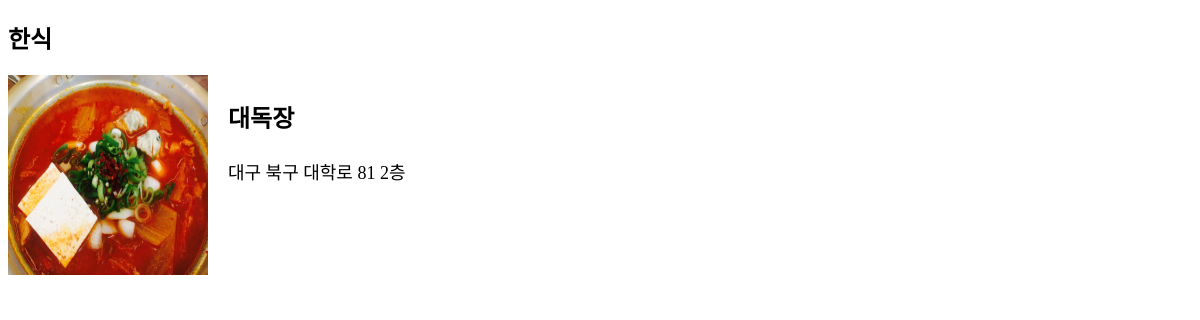
The page /category/한식/ on the database as committed earlier.
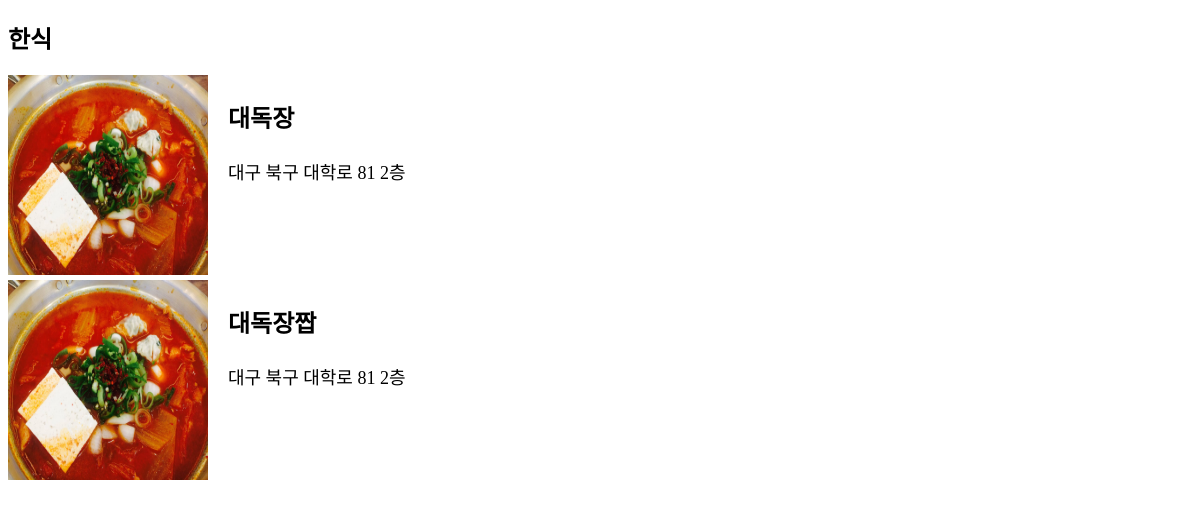
The same page on the database as committed later.
### app1/models.py (models this page shows, shortened)
class Shop(models.Model):
    name=models.CharField(max_length=225)
    adress=models.CharField(max_length=225)
    phone_number=models.CharField(max_length=225)
    open_time=models.TimeField()
    close_time=models.TimeField()
    category=models.CharField(max_length=225)
    description=models.TextField()
    photo=models.ImageField(upload_to='images/')
    owner=models.ForeignKey(User, on_delete=models.CASCADE, null=True)
    likes =models.ManyToManyField(
        User, # User 모델과 Shop 모델을 M : N 관계로 두겠다.
        through='Like', # Like라는 중개 모델을 통해 M : N 관계를 맺는다.
        through_fields=('shop', 'user'), # Like에 shop 속성, user 속성을 추가하겠다.
        related_name='likes' # 1 : N  관계에서 market과 연결된 comment를 가져올 때 comment_set으로 가져왔는데,
        )

### app1/views.py (the view)
# urls.py: path('category/<str:category_name>/',app1.views.category, name="category"),
def category(request,category_name):
    shops=Shop.objects.filter(category=category_name) #category_name이 일치하는 식당만 선택
    return render(request, 'category.html',{'shops':shops,'category_name':category_name})

### app1/templates/category.html (shortened to what this page needs)
<!DOCTYPE html>
<html lang="en">
<head>
</head>
<body>
    <h2>{{category_name}}</h2>
    {% for shop in shops %}
    <div class='restaurant'><a href="{% url 'restaurant' shop.id %}">
        <img src="{{shop.photo.url}}"></a>
        <div class="card">
            <p class="card-title">{{shop.name}}</p>
            {{shop.adress}}
        </div>
    </div>
    {% endfor %}
</body>
</html>

### app1/templates/category.html (style rules this page uses)
img { width: 200px; height: 200px; }
.restaurant { color:black; font-size: 18px; display: flex; }
.card { display: inline-block; padding: 0 20px; }
.card-title { font-weight: bold; font-size: 24px; }

Rows that differ between the two databases and show on the page:
added Shop: photo (picture), name "대독장짭", adress "대구 북구 대학로 81 2층"
